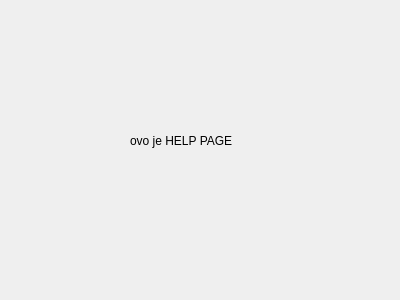
<?xml version="1.0" encoding="UTF-8"?>
<ui version="4.0">
 <class>Help</class>
 <widget class="QWidget" name="Help">
  <property name="geometry">
   <rect>
    <x>0</x>
    <y>0</y>
    <width>400</width>
    <height>300</height>
   </rect>
  </property>
  <property name="windowTitle">
   <string>Form</string>
  </property>
  <widget class="QLabel" name="label">
   <property name="geometry">
    <rect>
     <x>130</x>
     <y>80</y>
     <width>251</width>
     <height>121</height>
    </rect>
   </property>
   <property name="text">
    <string>ovo je HELP PAGE</string>
   </property>
  </widget>
 </widget>
 <resources/>
 <connections/>
</ui>
